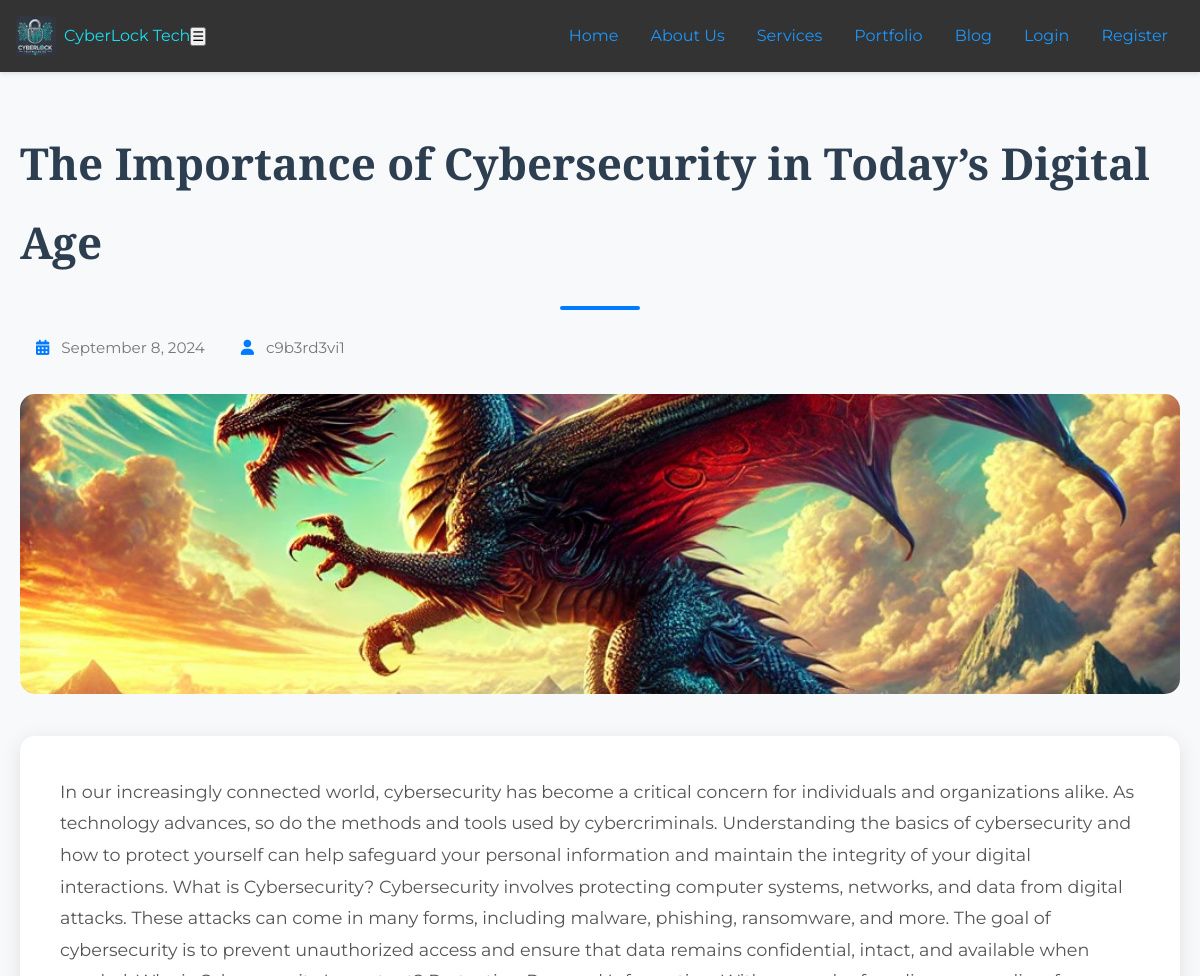
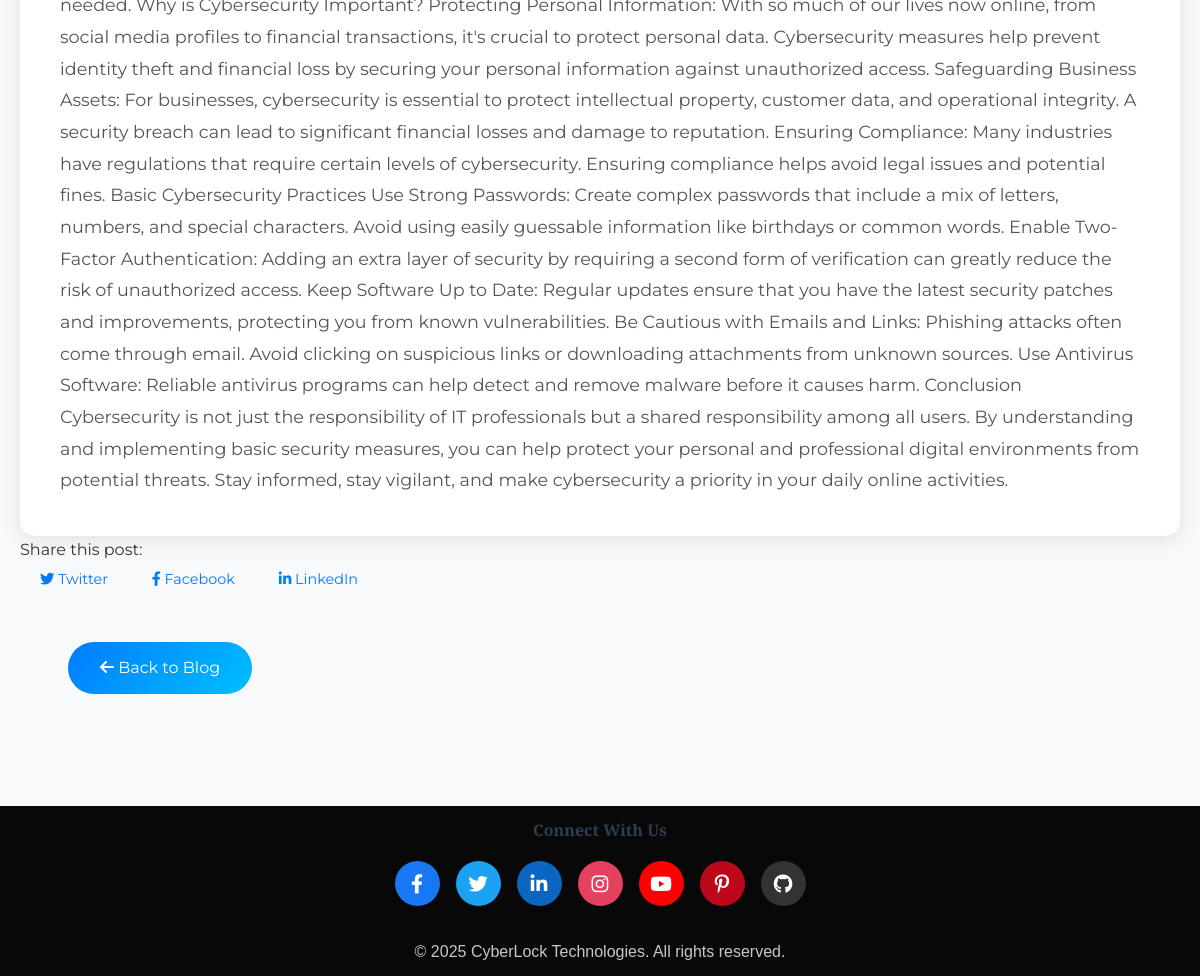
The app's page /post/1/ with its own data (2 pictures, top to bottom).
### coreapp/models.py (models this page shows, shortened)
class BlogPost(models.Model):
    author = models.ForeignKey(User, on_delete=models.CASCADE)
    title = models.CharField(max_length=200)
    content = RichTextUploadingField(null=True, blank=False)
    image = models.ImageField(upload_to='blog_images/', blank=True)
    tech_stack = models.ForeignKey(TechStack, on_delete=models.CASCADE, related_name="blog_posts", null=True, blank=True)
    published_date = models.DateTimeField(auto_now_add=True)
    updated_date = models.DateTimeField(auto_now=True)
    tags = models.CharField(max_length=100, blank=True)
    slug = models.SlugField(unique=True, max_length=200, blank=True)
    class Meta:
        ordering = ['-published_date']
        permissions = [
            ("can_create_post", "Can create blog post"),
            ("can_update_post", "Can update blog post"),
            ("can_delete_post", "Can delete blog post"),
        ]

### coreapp/views.py (the view)
# urls.py: path('post/<int:pk>/', views.blog_post_detail, name='blog_post_detail'),
def blog_post_detail(request, pk):
    post = get_object_or_404(BlogPost, pk=pk)
    return render(request, 'blog_post_detail.html', {'post': post})

### templates/blog_post_detail.html (shortened to what this page needs)
{% extends 'base.html' %}
{% load static %}
{% block content %}
<head>
    <link rel="stylesheet" href="{% static 'css/blog_list_detail.css' %}">
    <link rel="stylesheet" href="https://cdnjs.cloudflare.com/ajax/libs/font-awesome/6.0.0/css/all.min.css">
</head>
<section class="blog-detail py-5">
    <div class="container">
        <div class="row">
            <div class="col-lg-8 offset-lg-2 col-md-10 offset-md-1">
                <h1 class="blog-title text-center mb-4">{{ post.title }}</h1>
                <div class="blog-meta text-center mb-5">
                    <span class="post-date"><i class="fas fa-calendar-alt"></i> {{ post.published_date|date:"F j, Y" }}</span>
                    <span class="post-author"><i class="fas fa-user"></i> {{ post.author }}</span>
                </div>
                <div class="blog-image mb-5">
                    {% if post.image %}
                        <img src="{{ post.image.url }}" class="img-fluid rounded-lg shadow-lg" alt="{{ post.title }}">
                    {% else %}
                        <img src="{% static 'images/default.jpg' %}" class="img-fluid rounded-lg shadow-lg" alt="Default Image">
                    {% endif %}
                </div>
                <div class="blog-content">
                    <div class="blog-text">
                        {{ post.content|safe }}
                    </div>
                </div>
                <div class="social-sharing text-center mt-5">
                    <p class="text-muted mb-3">Share this post:</p>
                    <a href="https://twitter.com/intent/tweet?url={{ request.build_absolute_uri }}&text={{ post.title }}" class="btn btn-outline-primary btn-sm mx-1" target="_blank">
                        <i class="fab fa-twitter"></i> Twitter
                    </a>
                    <a href="https://www.facebook.com/sharer/sharer.php?u={{ request.build_absolute_uri }}" class="btn btn-outline-primary btn-sm mx-1" target="_blank">
                        <i class="fab fa-facebook-f"></i> Facebook
                    </a>
                    <a href="https://www.linkedin.com/shareArticle?url={{ request.build_absolute_uri }}&title={{ post.title }}" class="btn btn-outline-primary btn-sm mx-1" target="_blank">
                        <i class="fab fa-linkedin-in"></i> LinkedIn
                    </a>
                </div>
                <div class="text-center my-5 py-4">
                    <a href="{% url 'blog_list' %}" class="btn btn-gradient btn-lg">
                        <i class="fas fa-arrow-left me-2"></i> Back to Blog
                    </a>
                </div>
            </div>
        </div>
    </div>
</section>
{% endblock %}

### static/css/base.css (style rules this page uses)
:root { --primary-color: #1b97fc; --secondary-color: #91b2f8; --hover-bg-color: #555; --footer-bg: #333; --footer-text: #0f0f10; --spacing: 1rem; --border-radius: 5px; --font-family: 'Arial', sans-serif; }
* { box-sizing: border-box; padding: 0; margin: 0; }
body { display: flex; flex-direction: column; min-height: 100vh; font-family: var(--font-family); color: var(--secondary-color); background-color: #232946; background-size: cover; background-position: center; background-attachment: fixed; background-repeat: no-repeat; }

### static/css/blog_list_detail.css (style rules this page uses)
body { font-family: 'Montserrat', sans-serif; line-height: 1.8; color: #333; background-color: #f8f9fa; }
h1, h2, h3, h4, h5, h6 { font-family: 'Playfair Display', serif; font-weight: 700; color: #2c3e50; }
a { text-decoration: none; color: #007bff; transition: color 0.3s ease; }
.container { max-width: 1500px; margin: 0 auto; padding: 0 20px; }
.blog-detail { padding: 4rem 0; }
.blog-title { font-size: 2.75rem; margin-bottom: 1.5rem; color: #2c3e50; position: relative; }
.blog-title::after { content: ''; display: block; width: 80px; height: 4px; background-color: #007bff; margin: 1.5rem auto 0; border-radius: 2px; }
.blog-meta { font-size: 0.95rem; color: #777; margin-bottom: 2rem; }
.blog-meta i { margin-right: 0.5rem; color: #007bff; }
.blog-meta .post-date, .blog-meta .post-author { margin: 0 1rem; }
.blog-image img { width: 100%; height: 300px; object-fit: cover; border-radius: 15px; transition: transform 0.3s ease, box-shadow 0.3s ease; }
.blog-content { background: #fff; padding: 2.5rem; border-radius: 15px; box-shadow: 0 4px 20px rgba(0, 0, 0, 0.1); margin-top: 2rem; }
.blog-text { font-size: 1.1rem; color: #555; line-height: 1.8; }
.social-sharing .btn { padding: 0.5rem 1.25rem; font-size: 0.9rem; border-radius: 50px; transition: transform 0.3s ease, box-shadow 0.3s ease; }
.btn-gradient { display: inline-block; background: linear-gradient(135deg, #007bff, #00bfff); border: none; color: #fff; justify-content: center; padding: 0.75rem 2rem; font-size: 1rem; border-radius: 50px; margin: 3rem; transition: transform 0.3s ease, box-shadow 0.3s ease; }

### records on screen
BlogPost: title "The Importance of Cybersecurity in Today’s Digital Age", published_date "September 8, 2024", author "c9b3rd3vi1", image (picture), content "In our increasingly connected world, cybersecurity has become a critical concern for individuals and organizations alike. As technology advances, so do the methods and tools used by cybercriminals. Understanding the basics of cybersecurity and how to protect yourself can help safeguard your personal information and maintain the integrity of your digital interactions. What is Cybersecurity? Cybersecurity involves protecting computer systems, networks, and data from digital attacks. These attacks can come in many forms, including malware, phishing, ransomware, and more. The goal of cybersecurity is to prevent unauthorized access and ensure that data remains confidential, intact, and available…"
